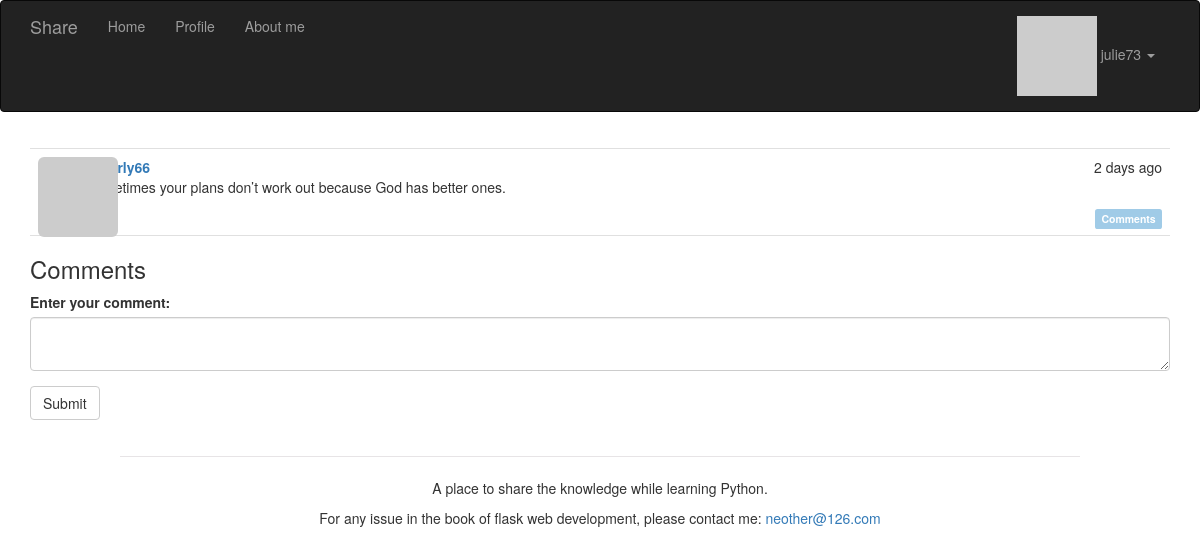
Page /post/69 (signed in) on the earlier database version.
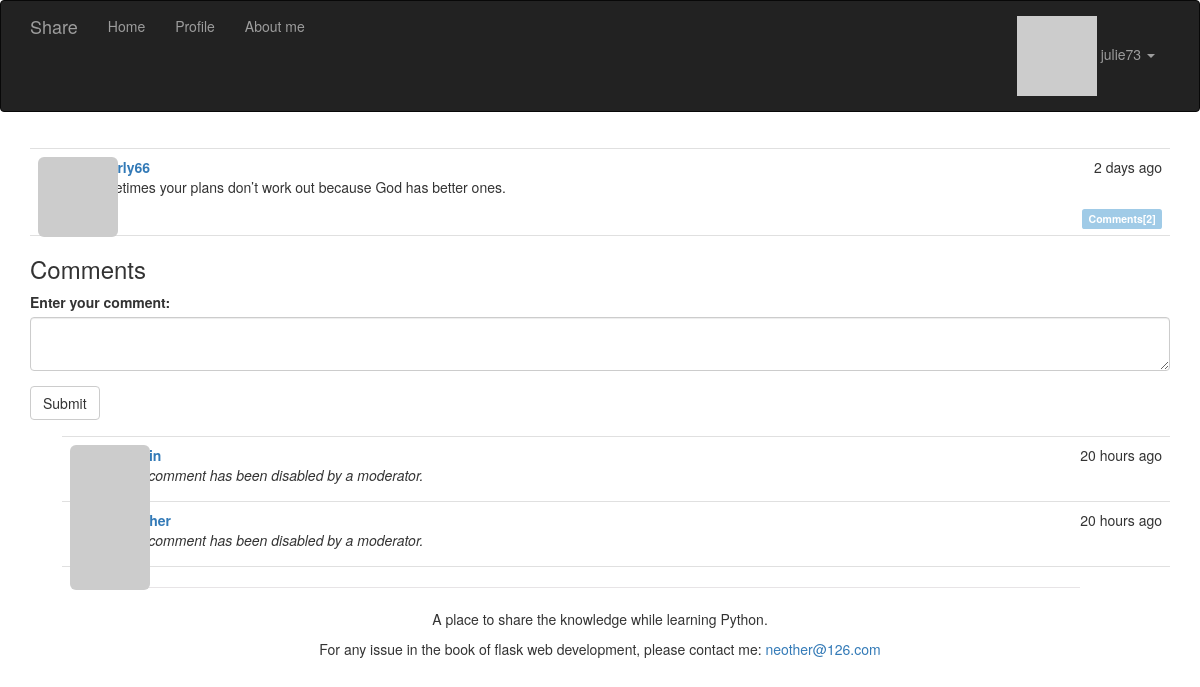
Same page on the later database version.
### app/models.py (models this page shows, shortened)
class User(UserMixin, db.Model):
    __tablename__ = 'users'
    id = db.Column(db.Integer, primary_key=True)
    email = db.Column(db.String(64), unique=True, index=True)
    username = db.Column(db.String(64), unique=True, index=True)
    password_hash = db.Column(db.String(128))
    role_id = db.Column(db.Integer, db.ForeignKey('roles.id'))
    confirmed = db.Column(db.Boolean, default=False)
    name = db.Column(db.String(64))
    location = db.Column(db.String(64))
    about_me = db.Column(db.Text())
    member_since = db.Column(db.DateTime(), default=datetime.utcnow)
    last_seen = db.Column(db.DateTime(), default=datetime.utcnow)
    avatar_hash = db.Column(db.String(32))
    posts = db.relationship('Post', backref='author', lazy='dynamic')
    comments = db.relationship('Comment', backref='author', lazy='dynamic')
    @property
    def password(self):
        raise AttributeError('password is not a readable attribute')
    @login_manager.user_loader
    def load_user(user_id):
        return User.query.get(int(user_id))
    def can(self, perm):
        return self.role is not None and self.role.has_permission(perm)
    def ping(self):
        self.last_seen = datetime.utcnow()
        db.session.add(self)
    def gravatar_hash(self):
        return hashlib.md5(self.email.lower().encode('utf-8')).hexdigest()
    def gravatar(self, size=100, default='identicon', rating='g'):
        url = 'https://secure.gravatar.com/avatar'
        hash = self.avatar_hash or self.gravatar_hash()
        return '{url}/{hash}?s={size}&d={default}&r={rating}'.format(
            url=url, hash=hash, size=size, default=default, rating=rating)

class Post(db.Model):
    __tablename__ = 'posts'
    id = db.Column(db.Integer, primary_key=True)
    body = db.Column(db.Text)
    timestamp = db.Column(db.DateTime, index=True, default=datetime.utcnow)
    author_id = db.Column(db.Integer, db.ForeignKey('users.id'))
    body_html = db.Column(db.Text)
    comments = db.relationship('Comment', backref='post', lazy='dynamic')

class Comment(db.Model):
    __tablename__ = 'comments'
    id = db.Column(db.Integer, primary_key=True)
    body = db.Column(db.Text)
    body_html = db.Column(db.Text)
    timestamp = db.Column(db.DateTime, index=True, default=datetime.utcnow)
    disabled = db.Column(db.Boolean)
    author_id = db.Column(db.Integer, db.ForeignKey('users.id'))
    post_id = db.Column(db.Integer, db.ForeignKey('posts.id'))

### app/main/views.py (the view)
@main.route('/post/<int:id>', methods=['GET', 'POST'])
@login_required
def post(id):
    post = Post.query.get_or_404(id)
    form = CommentForm()
    if form.validate_on_submit():
        comment = Comment(body=form.body.data, post=post,
                          author=current_user._get_current_object())
        db.session.add(comment)
        flash('Your comment has been published.')
        return redirect(url_for('.post', id=post.id))
    comments = post.comments
    return render_template('post.html', posts=[post], form=form, comments=comments)

### app/main/forms.py
class CommentForm(FlaskForm):
    body = PageDownField('Enter your comment:', validators=[DataRequired()])
    submit = SubmitField('Submit')

### app/auth/views.py (called while the page is built)
@auth.before_app_request
def before_request():
    if current_user.is_authenticated:
        current_user.ping()
        if not current_user.confirmed \
                and request.blueprint != 'auth' \
                and request.endpoint != 'static':
            return redirect(url_for('auth.unconfirmed'))

### app/main/__init__.py (called while the page is built)
@main.app_context_processor
def inject_permissions():
    return dict(Permission=Permission)

### app/models.py (called while the page is built)
    def has_permission(self, perm):
        return self.permissions & perm == perm

### app/templates/post.html (shortened to what this page needs)
{% extends "base.html" %}
{% import "bootstrap/wtf.html" as wtf %}
{% block page_content %}
	{% include '_posts.html' %}
	<h3 id = "comments">Comments</h3>
	{{ wtf.quick_form(form) }}
	{% include '_comments.html' %}
{% endblock %}

### app/templates/base.html (shortened to what this page needs)
{% extends "bootstrap/base.html" %}
{% block head %}
    {{ super() }}
    <link rel="stylesheet" type="text/css" href="{{ url_for('static', filename='styles.css') }}">
{% endblock %}
{% block navbar %}
    <div class="navbar navbar-inverse" role="navigation">
        <div class="container">
            <div class="navbar-header">
                <a class="navbar-brand" href="{{ url_for('main.index') }}">Share</a>
            </div>
            <div class="navbar-collapse collapse">
                <ul class="nav navbar-nav">
                    <li><a href="{{ url_for('main.index') }}">Home</a></li>
                    {% if current_user.is_authenticated %}
                        <li><a href="{{ url_for('main.user', username=current_user.username) }}">Profile</a></li>
                    {% endif %}
                    <li><a href="{{ url_for('main.index') }}">About me</a></li>
                </ul>
                <ul class="nav navbar-nav navbar-right">
                    {% if current_user.is_authenticated %}
                        <li class="dropdown">
                            <a href="#" class="dropdown-toggle" data-toggle="dropdown">
                                <img src="{{ current_user.gravatar(size=18) }}">
                                {{current_user.username}} <b class="caret"></b>
                            </a>
                        </li>
                    {% else %}
                        <li><a href="{{ url_for('auth.login') }}">Log In</a></li>
                    {% endif %}
                </ul>
            </div>
        </div>
    </div>
{% endblock %}
{% block content %}
    <div class="container">
        {% block page_content %}{% endblock %}
    </div>
     <div class="footer">
        <hr style="align:center;width:80%;height:1px;border:none;border-top:1px solid #E7E4E6;" />
        <p style=" text-align:center;">A place to share the knowledge while learning Python.</p>
         <p style=" text-align:center;">For any issue in the book of flask web development, please contact me: <a href="mailto:neother@126.com">neother@126.com</a></p>
        <br>
    </div>
{% endblock %}

### app/templates/_posts.html (shortened to what this page needs)
<ul class="posts">
    {% for post in posts %}
        <li class="post">
            <div class="profile-thumbnail">
                <a href="{{ url_for('.user', username=post.author.username) }}">
                    <img class="img-rounded profile-thumbnail"
                    src="{{ post.author.gravatar(size=40) }}">
                </a>
            </div>
            <div class="post-content">
                <div class="post-date">{{ moment(post.timestamp).fromNow() }}</div>
                <div class="post-author">
                    <a href="{{ url_for('.user', username=post.author.username) }}">
                        {{ post.author.username }}
                    </a>
                </div>
                <div class="post-body">
                    {% if post.body_html %}
                        {{ post.body_html | safe}}
                    {% else %}
                        {{ post.body }}
                    {% endif %}
                </div>
                <div class="post-footer">
                    {% if current_user.can(Permission.COMMENT)%}
                        {% if post.comments.count() != 0 %}
                            <a href="{{ url_for('.post', id=post.id) }}#comments">
                                <span class="label label-info">Comments[{{post.comments.count()}}]</span></a>
                            {% else %}
                                <a href="{{ url_for('.post', id=post.id) }}#comments">
                                    <span class="label label-info">Comments</span></a>
                                {% endif %}
                            {% endif %}
                                    </div>
                                </div>
                            </li>
                        {% endfor %}
                    </ul>

### app/templates/_comments.html (shortened to what this page needs)
<ul class="comments">
    {% for comment in comments %}
    <li class="comment">
        <div class="comment-thumbnail">
            <a href="{{ url_for('.user', username=comment.author.username) }}">
                <img class="img-rounded profile-thumbnail" src="{{ comment.author.gravatar(size=40) }}">
            </a>
        </div>
        <div class="comment-content">
            <div class="comment-date">{{ moment(comment.timestamp).fromNow() }}</div>
            <div class="comment-author"><a href="{{ url_for('.user', username=comment.author.username) }}">{{ comment.author.username }}</a></div>
            <div class="comment-body">
                {% if comment.disabled %}
                <p><i>This comment has been disabled by a moderator.</i></p>
                {% endif %}
            </div>
        </div>
    </li>
    {% endfor %}
</ul>

### app/static/styles.css (style rules this page uses)
.profile-thumbnail { position: absolute; }
ul.posts { list-style-type: none; padding: 0px; margin: 16px 0px 0px 0px; border-top: 1px solid #e0e0e0; }
ul.posts li.post { padding: 8px; border-bottom: 1px solid #e0e0e0; }
div.post-date { float: right; }
div.post-author { font-weight: bold; }
div.post-content { margin-left: 48px; min-height: 48px; }
div.post-footer { text-align: right; }
ul.comments { list-style-type: none; padding: 0px; margin: 16px 0px 0px 0px; }
ul.comments li.comment { margin-left: 32px; padding: 8px; border-bottom: 1px solid #e0e0e0; }
ul.comments li.comment:nth-child(1) { border-top: 1px solid #e0e0e0; }
div.comment-date { float: right; }
div.comment-author { font-weight: bold; }
div.comment-thumbnail { position: absolute; }
div.comment-content { margin-left: 48px; min-height: 48px; }
.label-info { background-color: #A0CBE7; }

Differences in the rows shown:
shown differently, row unchanged: Post "Sometimes your plans don’t work out because God has better ones.": comments.count (not shown) → "2"; text "Comments" → "Comments[ ]"
added Comment: timestamp "20 hours ago", shows "This comment has been disabled by a moderator."
added Comment: timestamp "20 hours ago", shows "This comment has been disabled by a moderator."
